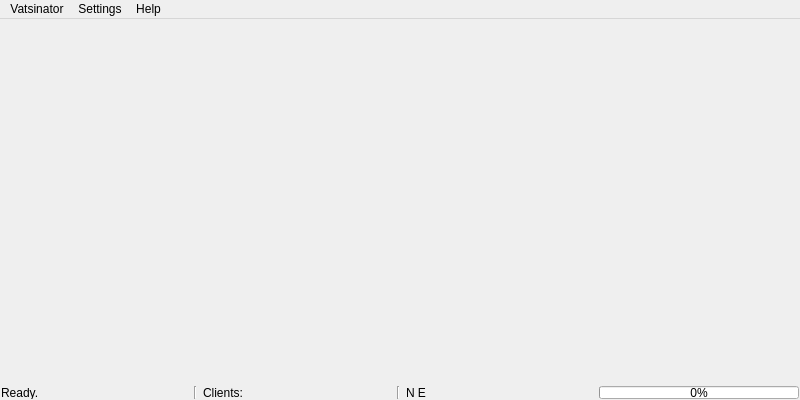
<?xml version="1.0" encoding="UTF-8"?>
<ui version="4.0">
 <class>MainWindow</class>
 <widget class="QMainWindow" name="MainWindow">
  <property name="geometry">
   <rect>
    <x>0</x>
    <y>0</y>
    <width>800</width>
    <height>400</height>
   </rect>
  </property>
  <property name="sizePolicy">
   <sizepolicy hsizetype="Expanding" vsizetype="Expanding">
    <horstretch>0</horstretch>
    <verstretch>0</verstretch>
   </sizepolicy>
  </property>
  <property name="minimumSize">
   <size>
    <width>800</width>
    <height>400</height>
   </size>
  </property>
  <property name="windowTitle">
   <string notr="true">Vatsinator</string>
  </property>
  <property name="windowIcon">
   <iconset resource="imgs.qrc">
    <normaloff>:/mainIcon/icon.png</normaloff>:/mainIcon/icon.png</iconset>
  </property>
  <widget class="QWidget" name="MainWidget">
   <property name="sizePolicy">
    <sizepolicy hsizetype="Expanding" vsizetype="Expanding">
     <horstretch>0</horstretch>
     <verstretch>0</verstretch>
    </sizepolicy>
   </property>
   <layout class="QVBoxLayout" name="verticalLayout">
    <property name="margin">
     <number>1</number>
    </property>
    <item>
     <layout class="QGridLayout" name="gridLayout">
      <item row="0" column="0" colspan="6">
       <widget class="MapWidget" name="MapDisplay" native="true">
        <property name="mouseTracking">
         <bool>true</bool>
        </property>
        <property name="focusPolicy">
         <enum>Qt::StrongFocus</enum>
        </property>
       </widget>
      </item>
      <item row="1" column="5">
       <widget class="QProgressBar" name="ProgressBar">
        <property name="enabled">
         <bool>true</bool>
        </property>
        <property name="sizePolicy">
         <sizepolicy hsizetype="Fixed" vsizetype="Fixed">
          <horstretch>0</horstretch>
          <verstretch>0</verstretch>
         </sizepolicy>
        </property>
        <property name="minimumSize">
         <size>
          <width>200</width>
          <height>13</height>
         </size>
        </property>
        <property name="maximumSize">
         <size>
          <width>200</width>
          <height>13</height>
         </size>
        </property>
        <property name="value">
         <number>0</number>
        </property>
        <property name="textVisible">
         <bool>true</bool>
        </property>
       </widget>
      </item>
      <item row="1" column="0">
       <widget class="QLabel" name="StatusBox">
        <property name="minimumSize">
         <size>
          <width>0</width>
          <height>13</height>
         </size>
        </property>
        <property name="maximumSize">
         <size>
          <width>16777215</width>
          <height>13</height>
         </size>
        </property>
        <property name="frameShape">
         <enum>QFrame::NoFrame</enum>
        </property>
        <property name="frameShadow">
         <enum>QFrame::Plain</enum>
        </property>
        <property name="text">
         <string>Ready.</string>
        </property>
       </widget>
      </item>
      <item row="1" column="2">
       <widget class="QLabel" name="ClientsBox">
        <property name="minimumSize">
         <size>
          <width>0</width>
          <height>13</height>
         </size>
        </property>
        <property name="maximumSize">
         <size>
          <width>16777215</width>
          <height>13</height>
         </size>
        </property>
        <property name="text">
         <string>Clients:</string>
        </property>
       </widget>
      </item>
      <item row="1" column="4">
       <widget class="QLabel" name="PositionBox">
        <property name="minimumSize">
         <size>
          <width>0</width>
          <height>13</height>
         </size>
        </property>
        <property name="maximumSize">
         <size>
          <width>16777215</width>
          <height>13</height>
         </size>
        </property>
        <property name="text">
         <string>N E</string>
        </property>
       </widget>
      </item>
      <item row="1" column="1">
       <widget class="Line" name="line">
        <property name="orientation">
         <enum>Qt::Vertical</enum>
        </property>
       </widget>
      </item>
      <item row="1" column="3">
       <widget class="Line" name="line_2">
        <property name="orientation">
         <enum>Qt::Vertical</enum>
        </property>
       </widget>
      </item>
     </layout>
    </item>
   </layout>
  </widget>
  <widget class="QMenuBar" name="MenuBar">
   <property name="geometry">
    <rect>
     <x>0</x>
     <y>0</y>
     <width>800</width>
     <height>21</height>
    </rect>
   </property>
   <widget class="QMenu" name="MenuVatsinator">
    <property name="geometry">
     <rect>
      <x>223</x>
      <y>115</y>
      <width>150</width>
      <height>162</height>
     </rect>
    </property>
    <property name="minimumSize">
     <size>
      <width>150</width>
      <height>0</height>
     </size>
    </property>
    <property name="title">
     <string>Vatsinator</string>
    </property>
    <addaction name="ActionMetar"/>
    <addaction name="ActionRefresh"/>
    <addaction name="separator"/>
    <addaction name="ActionFlightsList"/>
    <addaction name="separator"/>
    <addaction name="ActionExit"/>
   </widget>
   <widget class="QMenu" name="MenuHelp">
    <property name="minimumSize">
     <size>
      <width>150</width>
      <height>0</height>
     </size>
    </property>
    <property name="title">
     <string>Help</string>
    </property>
    <addaction name="ActionAbout"/>
   </widget>
   <widget class="QMenu" name="MenuSettings">
    <property name="title">
     <string>Settings</string>
    </property>
    <addaction name="ActionPreferences"/>
   </widget>
   <addaction name="MenuVatsinator"/>
   <addaction name="MenuSettings"/>
   <addaction name="MenuHelp"/>
  </widget>
  <action name="ActionExit">
   <property name="icon">
    <iconset theme="application-exit" resource="imgs.qrc">
     <normaloff>:/uiIcons/application-exit.png</normaloff>:/uiIcons/application-exit.png</iconset>
   </property>
   <property name="text">
    <string>Exit</string>
   </property>
   <property name="shortcut">
    <string>Ctrl+Q</string>
   </property>
  </action>
  <action name="ActionAbout">
   <property name="icon">
    <iconset resource="imgs.qrc">
     <normaloff>:/mainIcon/icon.png</normaloff>:/mainIcon/icon.png</iconset>
   </property>
   <property name="text">
    <string>About</string>
   </property>
   <property name="menuRole">
    <enum>QAction::AboutRole</enum>
   </property>
  </action>
  <action name="ActionMetar">
   <property name="icon">
    <iconset theme="weather-few-clouds" resource="imgs.qrc">
     <normaloff>:/uiIcons/weather-clouds.png</normaloff>:/uiIcons/weather-clouds.png</iconset>
   </property>
   <property name="text">
    <string>METARs...</string>
   </property>
   <property name="shortcut">
    <string>Ctrl+M</string>
   </property>
  </action>
  <action name="ActionRefresh">
   <property name="icon">
    <iconset theme="view-refresh" resource="imgs.qrc">
     <normaloff>:/uiIcons/view-refresh.png</normaloff>:/uiIcons/view-refresh.png</iconset>
   </property>
   <property name="text">
    <string>Refresh</string>
   </property>
   <property name="shortcut">
    <string>F5</string>
   </property>
  </action>
  <action name="ActionPreferences">
   <property name="icon">
    <iconset theme="preferences-system" resource="imgs.qrc">
     <normaloff>:/uiIcons/configure.png</normaloff>:/uiIcons/configure.png</iconset>
   </property>
   <property name="text">
    <string>Preferences: Vatsinator</string>
   </property>
  </action>
  <action name="ActionFlightsList">
   <property name="enabled">
    <bool>true</bool>
   </property>
   <property name="text">
    <string>Flights list...</string>
   </property>
  </action>
 </widget>
 <customwidgets>
  <customwidget>
   <class>MapWidget</class>
   <extends>QWidget</extends>
   <header>ui/mapwidget/MapWidget.h</header>
  </customwidget>
 </customwidgets>
 <resources>
  <include location="imgs.qrc"/>
 </resources>
 <connections/>
</ui>
